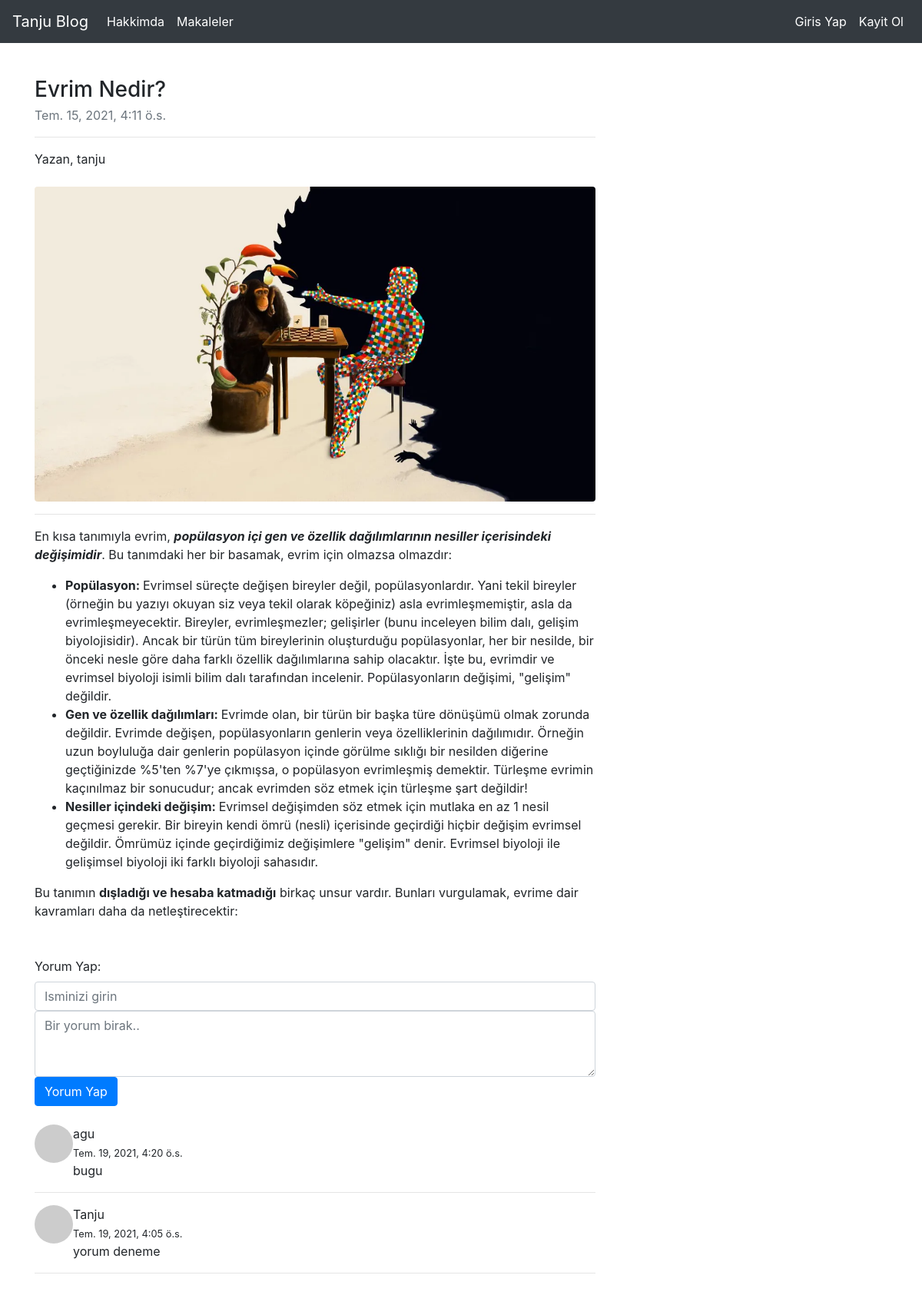
Screenshot of /articles/article/16 with the database file from the repository.
### article/models.py (models this page shows, shortened)
class Article(models.Model):
    author = models.ForeignKey("auth.User", on_delete = models.CASCADE,verbose_name="Yazar")
    title = models.CharField(max_length=50,verbose_name="Baslik")
    content = RichTextField()
    create_date = models.DateTimeField(auto_now_add=True,verbose_name="Olusturulma Tarihi")
    article_image = models.FileField(blank=True,null=True,verbose_name="Makaleye Gorsel Ekleyin")
    class Meta:
        ordering = ['-create_date']

class Comment(models.Model):
    article = models.ForeignKey(Article,on_delete=models.CASCADE,verbose_name="makale",related_name="comments")
    comment_author = models.CharField(max_length=20,verbose_name="isim")
    comment_content = models.CharField(max_length=150,verbose_name="yorum")
    comment_date = DateTimeField(auto_now_add=True,verbose_name="Olusturulma Tarihi")
    class Meta:
        ordering = ['-comment_date']

### article/views.py (the view)
# urls.py: path('article/<int:id>',views.detail,name='detail'),
def detail(request,id):
    article = get_object_or_404(Article,id=id)
    comments = article.comments.all()
    return render(request,"detail.html",{"article":article,"comments":comments})

### templates/detail.html (shortened to what this page needs)
{% extends "layout.html" %}
{% block body %}
<div class="row">
                <div class="col-lg-8">
                    <form enctype="multipart/form-data">
                        <header class="mb-4">
                            <h3 class="fw-bolder mb-1">{{article.title}}</h3>
                            <div class="text-muted fst-italic mb-2">{{article.create_date}}</div>
                            <hr>
                            <p>
                            Yazan,
                            {{article.author.username}}
                            </p>
                        </header>
                        {% if article.article_image %}
                            <img class="img-fluid rounded" src="{{article.article_image.url}}" alt="">
                        {% endif %}
                        <hr>
                        <section class="mb-5">
                            {{article.content|safe}}
                        </section>
                    </form>
                    <form method="post" action="{% url 'article:comment' article.id %}" class="mb-4">
                    <div class="form-group">
                        <label>Yorum Yap:</label>
                        <input name="comment_author" class="form-control" placeholder="Isminizi girin">
                    <textarea name="comment_content" class="form-control" rows="3" placeholder="Bir yorum birak.."></textarea>
                    <button class="btn btn-primary" id="button-search" type="submit">Yorum Yap</button>
                    </form>
                    </div>
                    {% if comments %}
                        {% for comment in comments %}
                            <div class="d-flex">
                            <div class="flex-shrink-0"><img class="rounded-circle" src="https://dummyimage.com/50x50/ced4da/6c757d.jpg" alt="..." /></div>
                                <div class="ms-3">
                                    <div class="fw-bold">{{comment.comment_author}}</div>
                                    <small>{{comment.comment_date}}</small> <br>
                                    {{comment.comment_content}}
                            </div>
                        </div>
                        <hr>
                        {% endfor %}
                    {% else %}
                        <div class="alert alert-warning">Yorum Yapilmamis</div>
                    {% endif %}
                </div>
            </div>
{% endblock body %}

### templates/layout.html (shortened to what this page needs)
<!DOCTYPE html>
{% load static %}
<html lang="en">
<head>
    <link rel="stylesheet" href="{% static 'css/bootstrap.min.css' %}">
</head>
<body>
    {% include "includes/navbar.html" %}
    <div style ="margin-top:100px; margin-bottom:100px;" class = "container">
        {% block body %}
        {% endblock body %}
</body>
</html>

### templates/includes/navbar.html (shortened to what this page needs)
<nav class="navbar navbar-expand-md navbar-dark fixed-top bg-dark">
      <a class="navbar-brand" href="{% url 'index' %}">Tanju Blog</a>
      <div class="collapse navbar-collapse" id="navbarCollapse">
        <ul class="navbar-nav mr-auto">
          <li class="nav-item active">
            <a class="nav-link" href="{% url 'about' %}">Hakkimda</a>
          </li>
          <li class="nav-item active">
            <a class="nav-link" href="{% url 'article:articles' %}">Makaleler</a>
          </li>
        </ul>
        <ul class="navbar-nav ml-auto">
        {% if request.user.is_authenticated %}
          <li class="nav-item active">
            <a class="nav-link" href="{% url 'article:dashboard' %}">Kontrol Paneli</a>
          </li>
          <li class="nav-item active">
            <a class="nav-link" href="{% url 'user:logoutUser' %}">Cikis Yap</a>
          </li>
        {% else %}
          <li class="nav-item active">
            <a class="nav-link" href="{% url 'user:loginUser' %}">Giris Yap</a>
          </li>
          <li class="nav-item active">
            <a class="nav-link" href="{% url 'user:register' %}">Kayit Ol</a>
          </li>
        {% endif %}
        </ul>
      </div>
    </nav>

### rows the page displays
Article: title "Evrim Nedir?", create_date "Tem. 15, 2021, 4:11 ö.s.", author.username "tanju", article_image (picture), content "En kısa tanımıyla evrim, popülasyon içi gen ve özellik dağılımlarının nesiller içerisindeki değişimidir . Bu tanımdaki her bir basamak, evrim için olmazsa olmazdır: Popülasyon: Evrimsel süreçte değişen bireyler değil, popülasyonlardır. Yani tekil bireyler (örneğin bu yazıyı okuyan siz veya tekil olarak köpeğiniz) asla evrimleşmemiştir, asla da evrimleşmeyecektir. Bireyler, evrimleşmezler; gelişirler (bunu inceleyen bilim dalı, gelişim biyolojisidir). Ancak bir türün tüm bireylerinin oluşturduğu popülasyonlar, her bir nesilde, bir önceki nesle göre daha farklı özellik dağılımlarına sahip olacaktır. İşte bu, evrimdir ve evrimsel biyoloji isimli bilim dalı tarafından incelenir. Popülasyonların…"
Comment: comment_author "agu", comment_date "Tem. 19, 2021, 4:20 ö.s.", comment_content "bugu"
Comment: comment_author "Tanju", comment_date "Tem. 19, 2021, 4:05 ö.s.", comment_content "yorum deneme"
